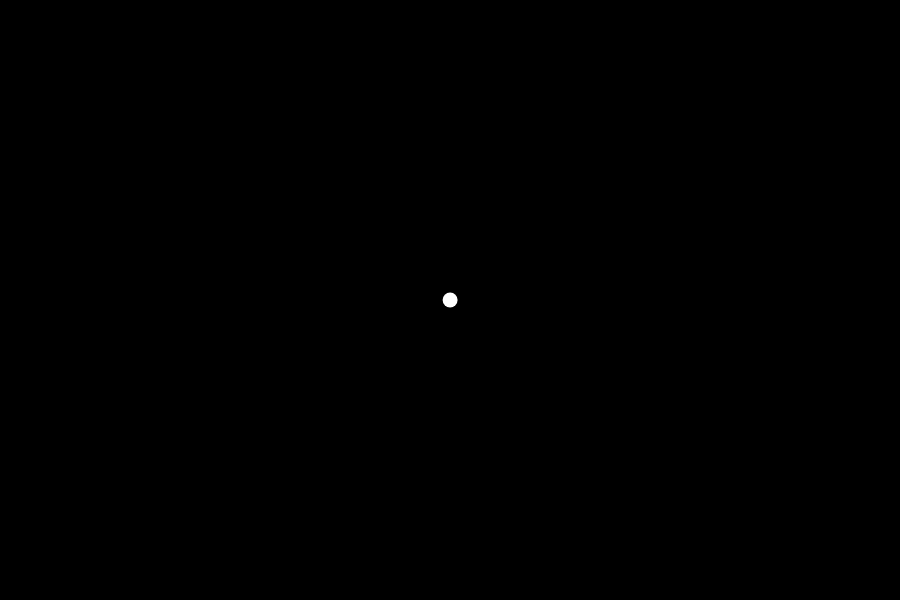
Frame 1 (no input)
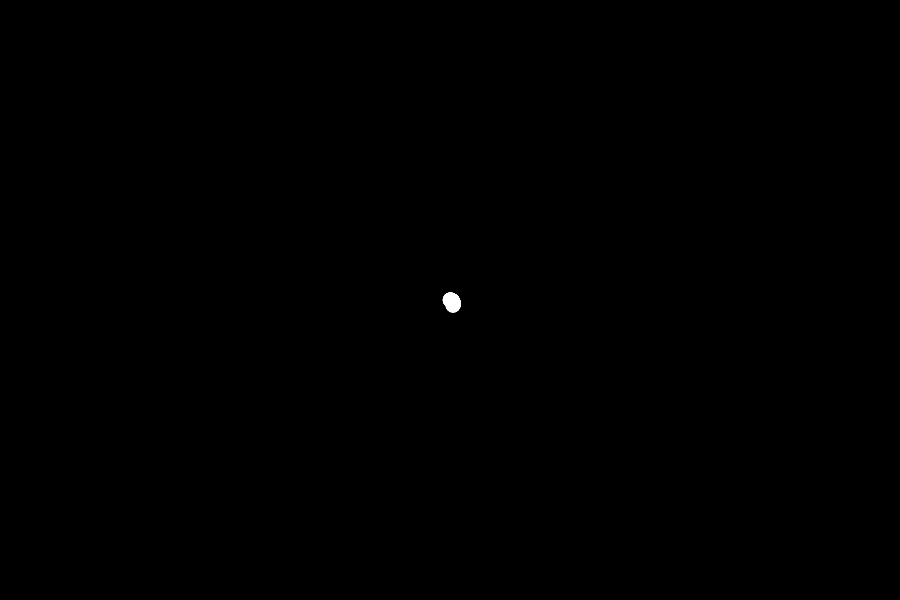
Frame 60 (no input)
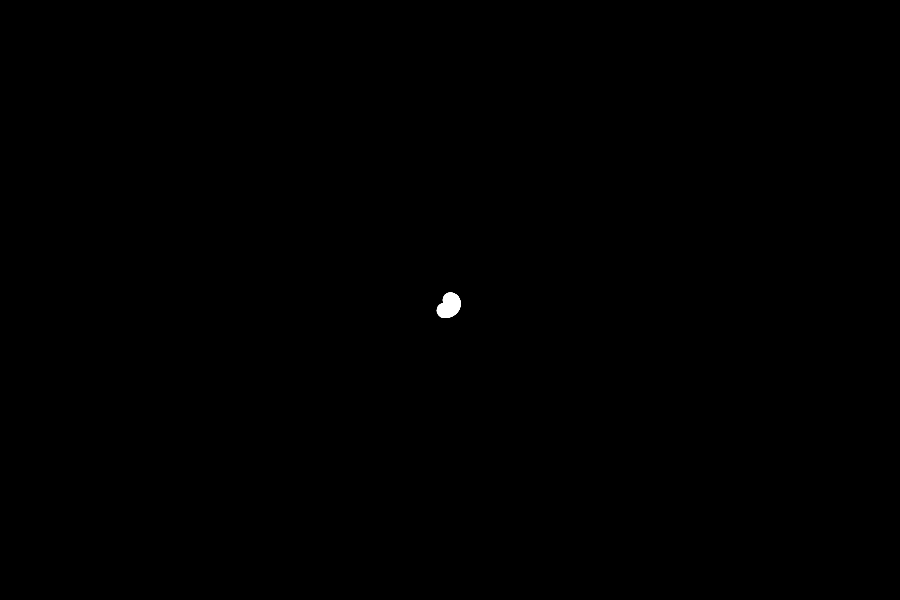
Frame 120 (the mouse pressed at the canvas centre since frame 60)

The p5.js sketch that drew these frames (run headless with seeded random() and noise() and a simulated clock; from frame 60 on, the mouse is pressed at the canvas centre):

// p5.js sketch
// ── sketch.js
function setup() {
    createCanvas(900, 600);
    background(0);
    //  By default p5 reads angles in radians. We change that to degrees
    // otherwise we would write radians(theta)
    angleMode(DEGREES);
}

function draw() {
    // background(0);
    // We remove background(0) to keep all the drawn circles
    noStroke()
    translate(width/2, height/2);
    fill(255);
    // We incrememnt the radius to get the archimedian spiral
    var radius = frameCount/10;
    // Framecount changes from 0 to 60 in one second. So theta will increase by 60 degrees every second
    var theta = frameCount;    
    var x = cos(theta) * radius;
    var y = sin(theta) * radius;
    ellipse(x, y, 15, 15);
    

}
